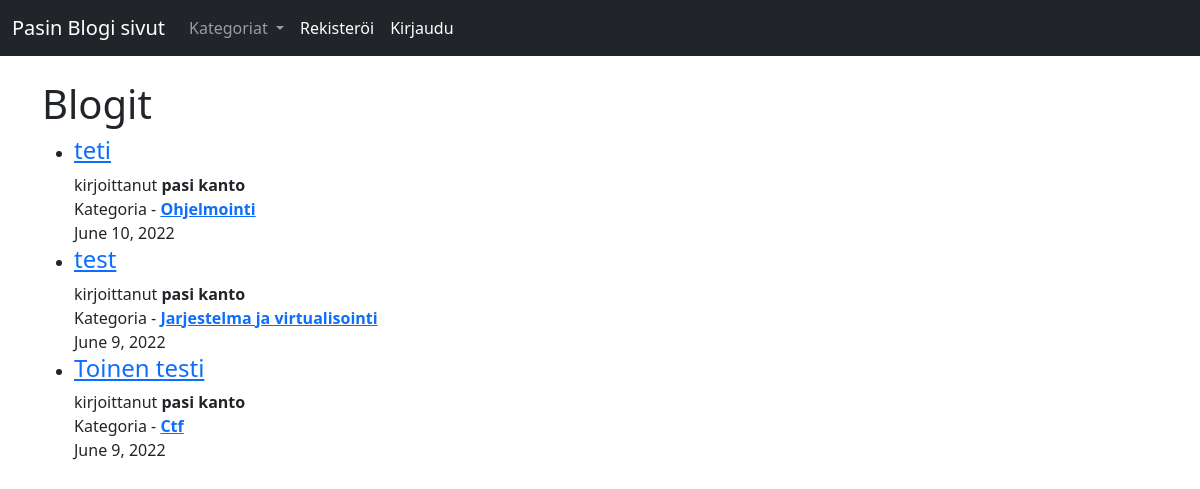
The app's page /, older data.
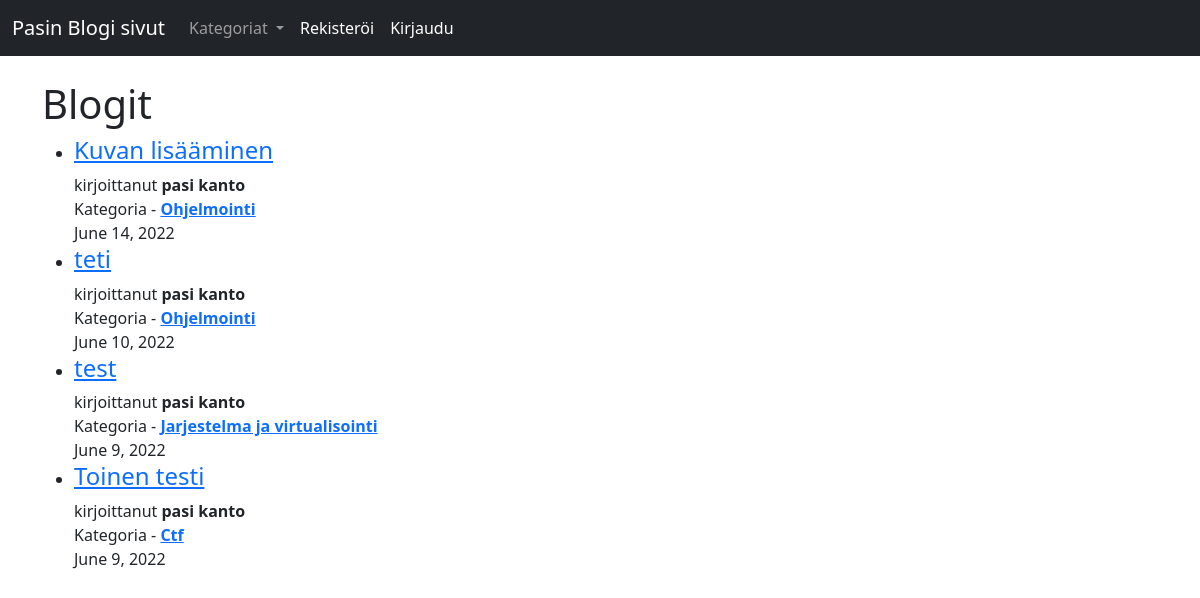
The same page, newer data.
### blogi/models.py (models this page shows, shortened)
class Post(models.Model):
  title = models.CharField(max_length = 255)
  author = models.ForeignKey(User, on_delete= models.CASCADE)
  kategoria = models.CharField(max_length = 255, default = 'ei kategoriaa')
  body = RichTextField(blank = True, null = True)
  kuvan_malli = models.ImageField(null=True, blank=True, upload_to ='images/')#kuvan lisäys malli blogin teko sivulle
  julkaisu = models.DateField(auto_now_add= True)
  likes = models.ManyToManyField(User, related_name='blogi_posts')

### blogi/views.py (the view)
# urls.py: path('', HomeView.as_view(), name= 'home'),
class HomeView(ListView):
  model = Post
  template_name = 'home.html'
  kats = Kategoria.objects.all()
  ordering = ['-julkaisu']
  def get_context_data(self, *args, **kwargs):
    kat_lista = Kategoria.objects.all()
    context = super(HomeView, self).get_context_data(*args, **kwargs)
    context["kat_lista"] = kat_lista
    return context

### blogi/models.py (called while the page is built)
  def __str__(self):
    return self.nimi

### blogi/templates/home.html (shortened to what this page needs)
{%extends 'base.html'%}
{% block content%}
<br/>
<h1>Blogit</h1>
  <ul>
  {% for post in object_list %}
    <li><h4><a href="{%url 'artikkeli' post.pk%}">{{post.title}}</a></h4>kirjoittanut
    <strong>{{post.author.first_name}} {{post.author.last_name}}</strong><br/>
    Kategoria - <a href="{% url 'kategori' post.kategoria|slugify %}"><strong>{{post.kategoria}}</strong></a><br/>
    {{post.julkaisu}}<br/>
  {% endfor%}
</ul>
{%endblock%}

### blogi/templates/base.html (shortened to what this page needs)
<!doctype html>
<html lang="en">
  <head>
    <link href="https://cdn.jsdelivr.net/npm/bootstrap@5.2.0-beta1/dist/css/bootstrap.min.css" rel="stylesheet">
  </head>
  <body>
    <nav class="navbar navbar-expand-lg bg-dark navbar-dark">
      <div class="container-fluid">
        <a class="navbar-brand" href="{%url 'home'%}">Pasin Blogi sivut</a>
        {%if kat_lista%}
        <div class="collapse navbar-collapse" id="navbarNav">
          <ul class="navbar-nav">
            <li class="nav-item dropdown">
              <a class="nav-link dropdown-toggle" href="#" id="navbarDropdown" role="button" data-bs-toggle="dropdown" aria-expanded="false">
                Kategoriat
              </a>
            {%endif%}
            {% if user.is_authenticated %}
            <li class="nav-item">
              <a class="nav-link active" aria-current="page" href="{% url 'bloggin'%}">Blogin kirjoitus</a>
            </li>
            <li class="nav-item">
              <a class="nav-link active" aria-current="page" href="{% url 'kategoria'%}">Tee kategoria</a>
            </li>
            <li class="nav-item">
              <a class="nav-link active" aria-current="page" href="{% url 'muokkaa'%}">Muokkaa profiilia</a>
            </li>
            <li class="nav-item">
              <a class="nav-link active" aria-current="page" href="{% url 'login' %}">Kirjaudu ulos</a>
            </li>
            {% else %}
            <li class="nav-item">
              <a class="nav-link active" aria-current="page" href="{% url 'rekisteroi'%}">Rekisteröi</a>
            </li>
            <li class="nav-item">
              <a class="nav-link active" aria-current="page" href="{% url 'login' %}">Kirjaudu</a>
            </li>
            {%endif%}
          </ul>
        </div>
      </div>
    </nav>
    <div class="container">
    {% block content%}
    {%endblock%}
  </div>
  </body>
</html>

Row changes from the older to the newer data that the page shows:
added Post: title "Kuvan lisääminen", author.first_name "pasi", author.last_name "kanto", kategoria "Ohjelmointi", julkaisu "June 14, 2022"
